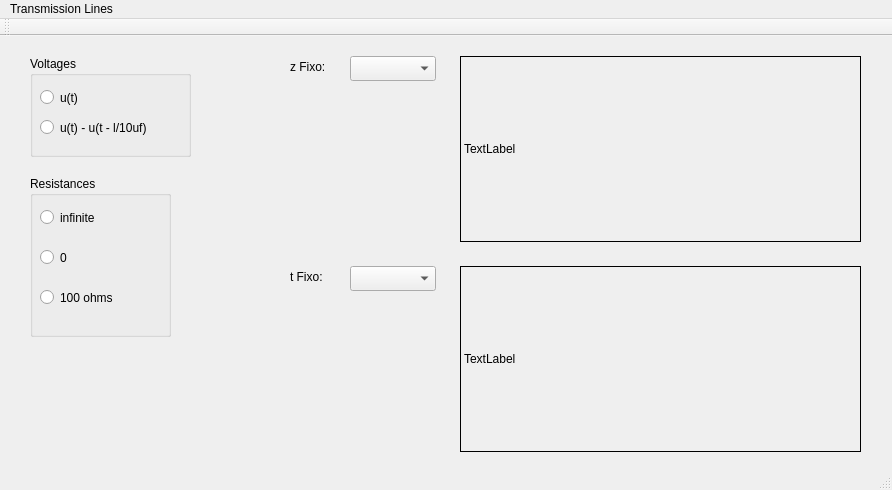
<?xml version="1.0" encoding="UTF-8"?>
<ui version="4.0">
 <class>MainWindow</class>
 <widget class="QMainWindow" name="MainWindow">
  <property name="geometry">
   <rect>
    <x>0</x>
    <y>0</y>
    <width>892</width>
    <height>490</height>
   </rect>
  </property>
  <property name="windowTitle">
   <string>MainWindow</string>
  </property>
  <widget class="QWidget" name="centralWidget">
   <widget class="QGroupBox" name="groupBox">
    <property name="geometry">
     <rect>
      <x>30</x>
      <y>20</y>
      <width>161</width>
      <height>101</height>
     </rect>
    </property>
    <property name="title">
     <string>Voltages</string>
    </property>
    <widget class="QRadioButton" name="radioButton">
     <property name="geometry">
      <rect>
       <x>10</x>
       <y>30</y>
       <width>112</width>
       <height>23</height>
      </rect>
     </property>
     <property name="text">
      <string>u(t)</string>
     </property>
    </widget>
    <widget class="QRadioButton" name="radioButton_2">
     <property name="geometry">
      <rect>
       <x>10</x>
       <y>60</y>
       <width>141</width>
       <height>23</height>
      </rect>
     </property>
     <property name="text">
      <string>u(t) - u(t - l/10uf)</string>
     </property>
    </widget>
   </widget>
   <widget class="QGroupBox" name="groupBox_2">
    <property name="geometry">
     <rect>
      <x>30</x>
      <y>140</y>
      <width>141</width>
      <height>161</height>
     </rect>
    </property>
    <property name="title">
     <string>Resistances</string>
    </property>
    <widget class="QRadioButton" name="radioButton_3">
     <property name="geometry">
      <rect>
       <x>10</x>
       <y>30</y>
       <width>112</width>
       <height>23</height>
      </rect>
     </property>
     <property name="text">
      <string>infinite</string>
     </property>
    </widget>
    <widget class="QRadioButton" name="radioButton_4">
     <property name="geometry">
      <rect>
       <x>10</x>
       <y>70</y>
       <width>112</width>
       <height>23</height>
      </rect>
     </property>
     <property name="text">
      <string>0</string>
     </property>
    </widget>
    <widget class="QRadioButton" name="radioButton_5">
     <property name="geometry">
      <rect>
       <x>10</x>
       <y>110</y>
       <width>112</width>
       <height>23</height>
      </rect>
     </property>
     <property name="text">
      <string>100 ohms</string>
     </property>
    </widget>
   </widget>
   <widget class="QLabel" name="label">
    <property name="geometry">
     <rect>
      <x>460</x>
      <y>20</y>
      <width>401</width>
      <height>186</height>
     </rect>
    </property>
    <property name="mouseTracking">
     <bool>false</bool>
    </property>
    <property name="tabletTracking">
     <bool>false</bool>
    </property>
    <property name="frameShape">
     <enum>QFrame::Box</enum>
    </property>
    <property name="text">
     <string>TextLabel</string>
    </property>
   </widget>
   <widget class="QLabel" name="label_2">
    <property name="geometry">
     <rect>
      <x>460</x>
      <y>230</y>
      <width>401</width>
      <height>186</height>
     </rect>
    </property>
    <property name="frameShape">
     <enum>QFrame::Box</enum>
    </property>
    <property name="text">
     <string>TextLabel</string>
    </property>
   </widget>
   <widget class="QComboBox" name="comboBox">
    <property name="geometry">
     <rect>
      <x>350</x>
      <y>20</y>
      <width>86</width>
      <height>25</height>
     </rect>
    </property>
   </widget>
   <widget class="QLabel" name="label_3">
    <property name="geometry">
     <rect>
      <x>290</x>
      <y>20</y>
      <width>51</width>
      <height>21</height>
     </rect>
    </property>
    <property name="text">
     <string>z Fixo:</string>
    </property>
   </widget>
   <widget class="QComboBox" name="comboBox_2">
    <property name="geometry">
     <rect>
      <x>350</x>
      <y>230</y>
      <width>86</width>
      <height>25</height>
     </rect>
    </property>
   </widget>
   <widget class="QLabel" name="label_4">
    <property name="geometry">
     <rect>
      <x>290</x>
      <y>230</y>
      <width>51</width>
      <height>21</height>
     </rect>
    </property>
    <property name="text">
     <string>t Fixo:</string>
    </property>
   </widget>
  </widget>
  <widget class="QMenuBar" name="menuBar">
   <property name="geometry">
    <rect>
     <x>0</x>
     <y>0</y>
     <width>892</width>
     <height>22</height>
    </rect>
   </property>
   <widget class="QMenu" name="menuTransmission_Lines">
    <property name="enabled">
     <bool>true</bool>
    </property>
    <property name="title">
     <string>Transmission Lines</string>
    </property>
   </widget>
   <addaction name="menuTransmission_Lines"/>
  </widget>
  <widget class="QToolBar" name="mainToolBar">
   <attribute name="toolBarArea">
    <enum>TopToolBarArea</enum>
   </attribute>
   <attribute name="toolBarBreak">
    <bool>false</bool>
   </attribute>
  </widget>
  <widget class="QStatusBar" name="statusBar"/>
 </widget>
 <layoutdefault spacing="6" margin="11"/>
 <resources/>
 <connections/>
</ui>
